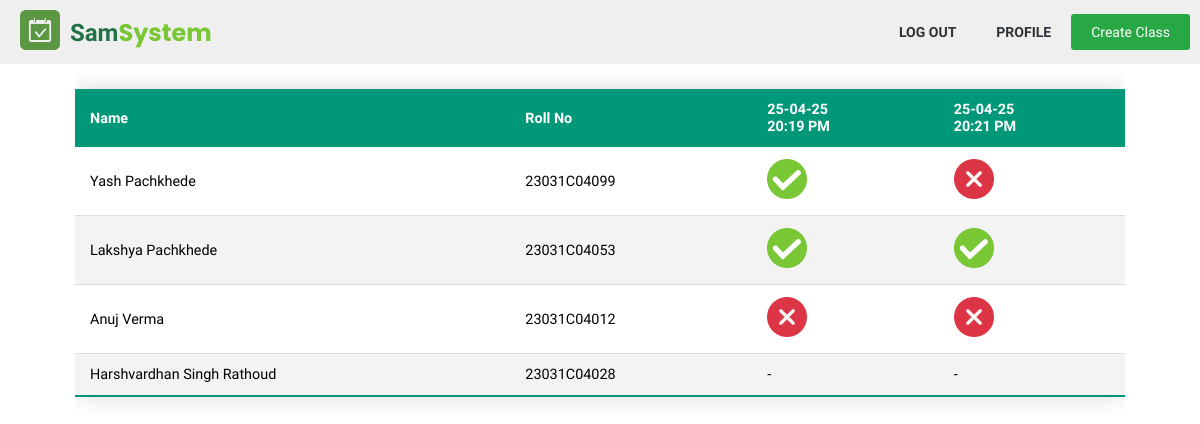
The page /teacher/class_report.php?id=3 (signed in) on the database as committed earlier.
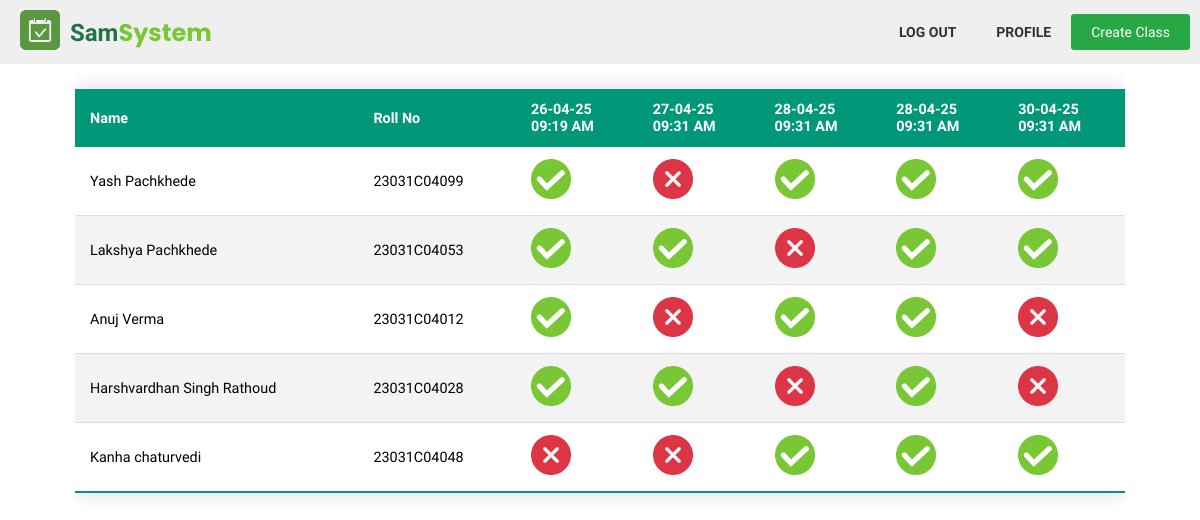
The same page on the database as committed later.
### tables this page shows
CREATE TABLE `attendence_session` (
  `id` int(11) NOT NULL,
  `class_id` int(11) DEFAULT NULL,
  `date_time` datetime NOT NULL DEFAULT current_timestamp()
);

CREATE TABLE `attends` (
  `student_id` int(11) NOT NULL,
  `class_id` int(11) NOT NULL,
  `date_joined` datetime DEFAULT current_timestamp()
);

CREATE TABLE `user` (
  `id` int(11) NOT NULL,
  `name` varchar(50) NOT NULL,
  `email` varchar(100) NOT NULL,
  `password` varchar(255) NOT NULL,
  `type` enum('student','teacher','admin') NOT NULL DEFAULT 'student',
  `approved` tinyint(1) NOT NULL DEFAULT 0,
  `date_created` date DEFAULT current_timestamp()
);

CREATE TABLE `student_profile` (
  `student_id` int(11) NOT NULL,
  `roll_no` varchar(15) NOT NULL,
  `branch` int(11) DEFAULT NULL,
  `bio` varchar(200) DEFAULT NULL
);

### utils.php (called while the page is built, shortened)
<?php
function getAttribute($conn, $table, $attribute, $parameter ,$value){
	$stmt = $conn->prepare("SELECT $attribute FROM $table WHERE $parameter = ?");
	$stmt->bind_param('i', $value);
	$stmt->execute();
	$result = $stmt->get_result()->fetch_assoc()[$attribute] ?? null;
	return $result;
}
function getRecords($conn, $table, $parameter, $value){
	$stmt = $conn->prepare("SELECT * FROM $table WHERE $parameter = ?");
	$stmt->bind_param('i', $value);
	$stmt->execute();
	$result = $stmt->get_result();
	return $result;
}
?>

### teacher/class_report.php (the view, shortened to what this page needs)
<?php
require '../db/db_connector.php';
require '../utils.php';
$class_id = $_GET['id'];
?>
<!DOCTYPE html>
<html lang="en">
<head>
	<link rel="stylesheet" href="../css/util.css">
	<link rel="stylesheet" href="../css/style.css">
</head>
<body>
	<?php require '..\components\nav_sm.php'; ?>
	<div class="container d-fcc">
		<div class="scroll-wrapper">
			<table class="styled-table">
				<thead>
					<tr>
						<th>Name</th>
						<th>Roll No</th>
						<?php
						$sessions = getRecords($conn, "attendence_session", "class_id", $class_id);
						$sessions_array = [];
						while($session = $sessions->fetch_assoc()){
							$sessions_array[] = $session;
							echo "<th>". date('d-m-y', strtotime($session['date_time']))."<br>". date('H:i A', strtotime($session['date_time'])) ."</th>";
						}
						?>
					</tr>
				</thead>
				<tbody>
					<?php
					$all_students = getRecords($conn, "attends", "class_id", $class_id);
					while($row = $all_students->fetch_assoc()){
						$user_id = $row['student_id'];
						$student_name = getAttribute($conn, "user", "name", "id", $user_id);
						$student_roll_no = getAttribute($conn, "student_profile", "roll_no","student_id", $user_id);
						echo"
						<tr>
						<td>$student_name</td>
						<td>$student_roll_no</td>";
						foreach($sessions_array  as $sess ){
							echo "<td>";
							$stmt = $conn->prepare("SELECT * FROM attendence WHERE session_id = ? AND student_id = ?");
							$stmt->bind_param("ii", $sess['id'], $user_id);
							$stmt->execute();
							$result = $stmt->get_result();
							$r = $result->fetch_assoc();
							if ($r['status'] === 'present'){
								echo "<img src='/attendence/img/check.png' alt='' class='icon p0' >";
							} else if ($r['status'] === 'absent'){
								echo "<img src='/attendence/img/remove.png' alt='' class='icon p0' >";
							} else {
								echo "-";
							}
							echo "</td>";
						}
						echo "</tr>";
					}
					?>
				</tbody>
			</table>
		</div>
	</div>
</body>
</html>

### components/nav_sm.php (shortened to what this page needs)
<nav class="nav-small nav-student d-fcc  jc-sb">
	<div class="nav-left d-fcc ml10">
		<a href="/attendence"><img src="/attendence/img/logo.png" alt="Logo" class="logo"></a>
		<p><span>Sam</span>System</p>
	</div>
	<div class="nav-right d-fcc mr-10">
		<ul class="nav-links-ul side-bar d-fcc ul-sn" id="side-bar">
			<li><a href="/attendence/auth/logout.php" class="nav-links">log out</a></li>
			<?php
			if ($_SESSION['type'] == "student") {
				echo" <li><a href='/attendence/student/profile.php?id=" . $_SESSION['user_id']. "&action=view' class='nav-links'>profile</a></li>";
			}
			else if ($_SESSION['type'] == "teacher") {
				echo" <li><a href='/attendence/teacher/profile.php?id=" .$_SESSION['user_id']. "&action=view' class='nav-links'>profile</a></li>";
				echo "<li><a href='/attendence/teacher/create_class.php' class='btn'>Create Class</a></li>";
			} else {
			}
			?>
		</ul>
	</div>
</nav>

### css/util.css (style rules this page uses)
:root { --color-primary: #217346; --color-primary-light: #7ac735; --color-accent: #ff9900; --color-background: #fafafa; --color-text-dark: #2d333a; --color-highlight: #FFF9C4; --color-info: #00bcfe; --color-info-dark: #0095c7; --color-light-blue: #eaf4ff; --color-green: #28a745; --color-red: #dc3545; --color-green-dark:#218838; --color-red-dark: #c82333; }
.d-fcc { display: flex; justify-content: center; align-items: center; }
.ul-sn { list-style: none; }
a { text-decoration: none; color:var(--color-text-dark) ; }
.p0 { padding: 0 !important; }
.ml10 { margin-left: 10px; }
.jc-sb { justify-content: space-between; }
.btn { padding: 10px 20px; font-weight: normal; background: var(--color-green); border-radius: 3px; color: white; text-align: center; cursor: pointer; transition: all 0.5s ease-out; outline: none; border: none; font-size: 14px; }

### css/style.css (style rules this page uses)
* { margin: 0; padding: 0; font-family: "Quicksand", sans-serif; box-sizing: border-box; }
.nav-left { gap: 10px; }
.nav-left img { width: 40px; }
.nav-left p { font-size: 1.5rem; font-weight: bold; color: var(--color-primary-light); font-family: "Poppins", sans-serif; }
.nav-left span { color: var(--color-primary); }
.nav-right { font-weight: 700; font-size: 14px; position: relative; }
.nav-links { margin: 0 20px; text-transform: uppercase; transition: color 0.3s ease; }
.nav-small { background: #efefef; padding: 10px; width: 100%; position: sticky; top: 0; z-index: 10; }
.container { max-width: 1050px; margin: auto auto; }
.icon { width: 40px; padding: 10px; }
.scroll-wrapper { width: 100%; overflow-x: scroll; }
.styled-table { border-collapse: collapse; margin: 25px 0; font-size: 0.9em; font-family: sans-serif; min-width: 100%; box-shadow: 0 0 20px rgba(0, 0, 0, 0.15); }
.styled-table thead tr { background-color: #009879; color: #ffffff; text-align: left; }
.styled-table th, .styled-table td { padding: 12px 15px; white-space: nowrap; max-width: 100%; }
.styled-table tbody tr { border-bottom: 1px solid #dddddd; }
.styled-table tbody tr:nth-of-type(even) { background-color: #f3f3f3; }
.styled-table tbody tr:last-of-type { border-bottom: 2px solid #009879; }

Rows that differ between the two databases and show on the page:
removed attendence_session: date_time "25-04-25", date_time "20:19 PM"
removed attendence_session: date_time "25-04-25", date_time "20:21 PM"
added attendence_session: date_time "26-04-25", date_time "09:19 AM"
added attendence_session: date_time "27-04-25", date_time "09:31 AM"
added attendence_session: date_time "28-04-25", date_time "09:31 AM"
added attendence_session: date_time "28-04-25", date_time "09:31 AM"
added attendence_session: date_time "30-04-25", date_time "09:31 AM"
added attends: student.name "Kanha chaturvedi", student.roll_no "23031C04048"
